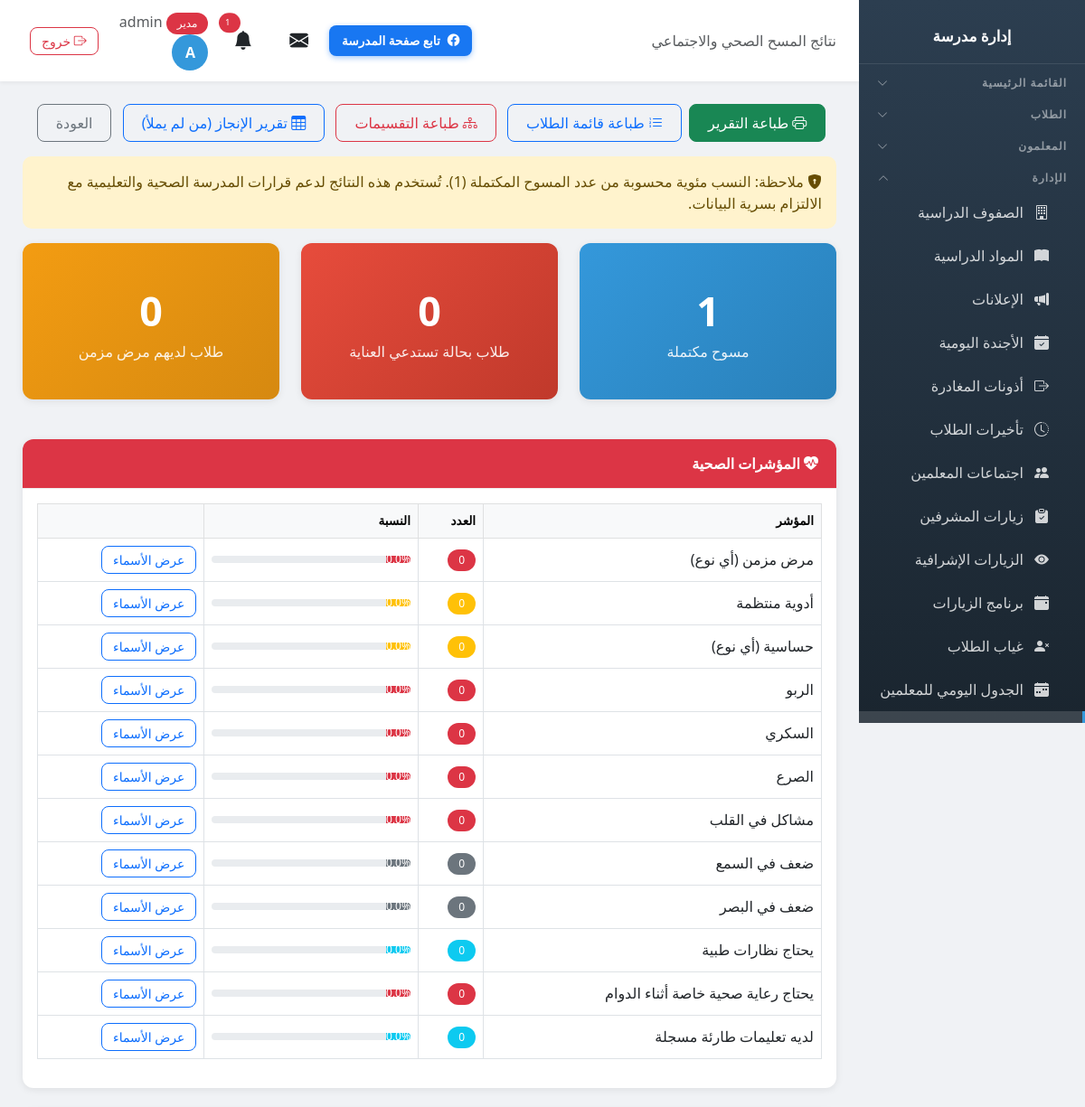
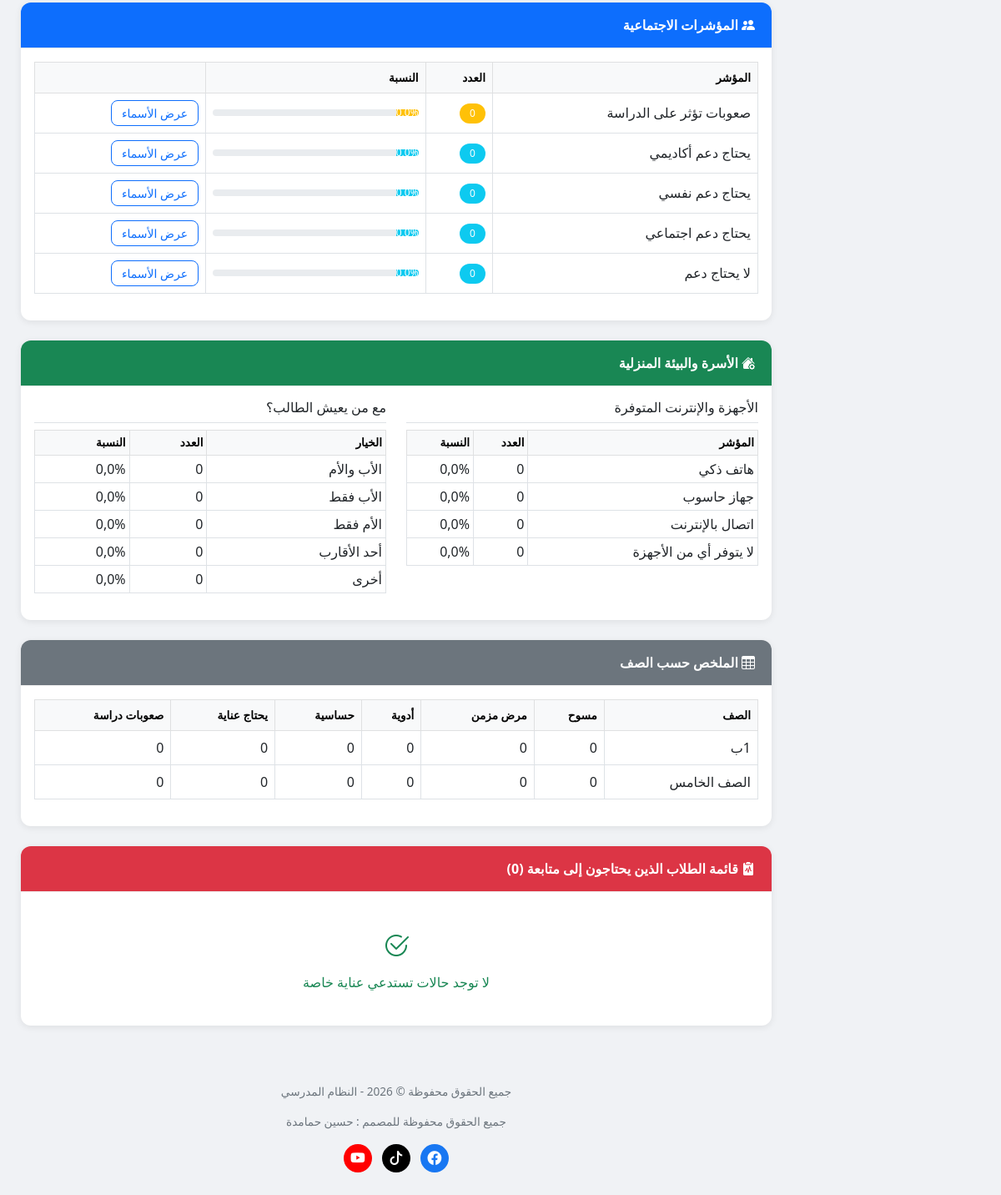
The page /survey/stats/ (signed in) on the database as committed earlier (2 pictures, top to bottom).
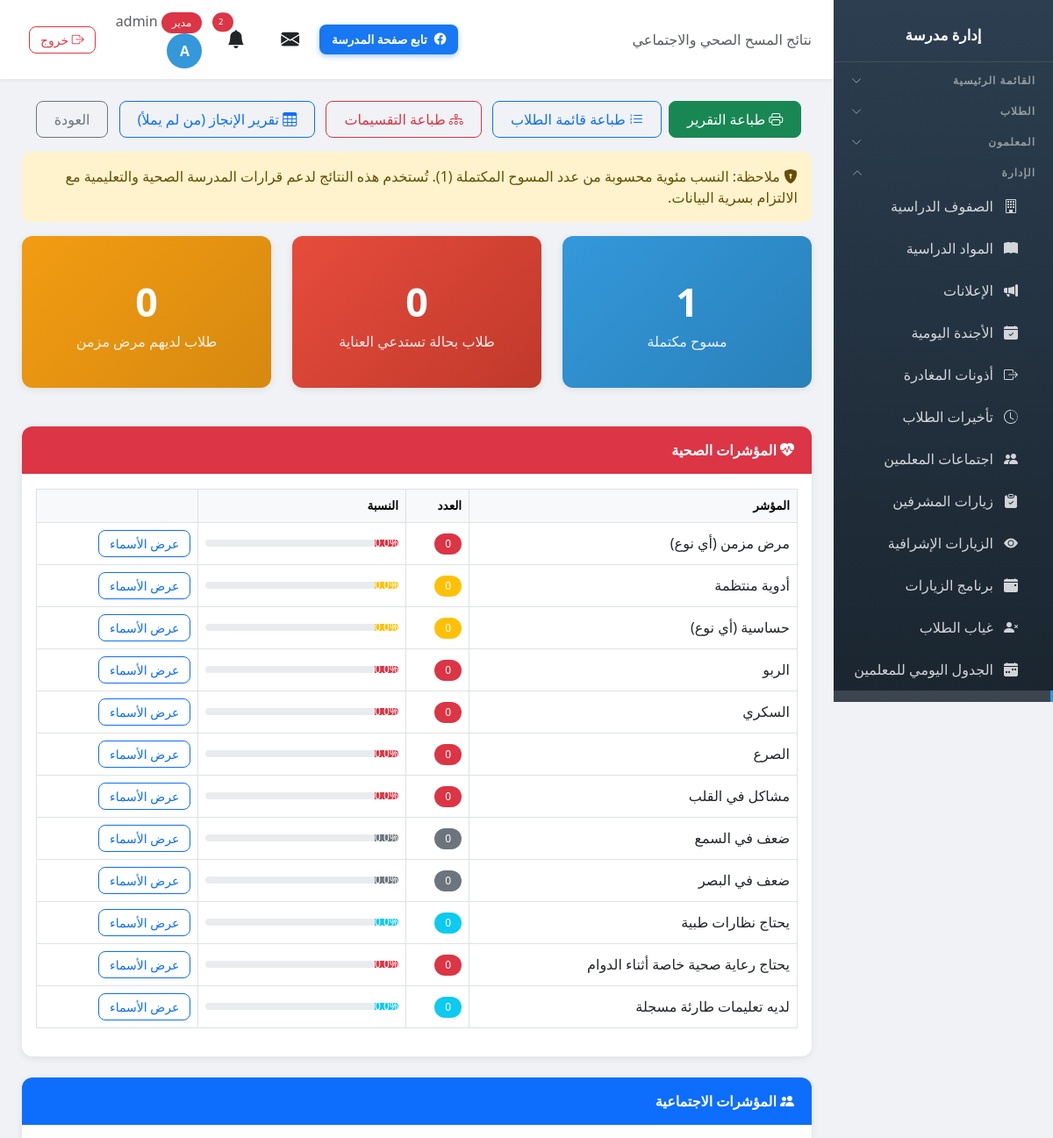
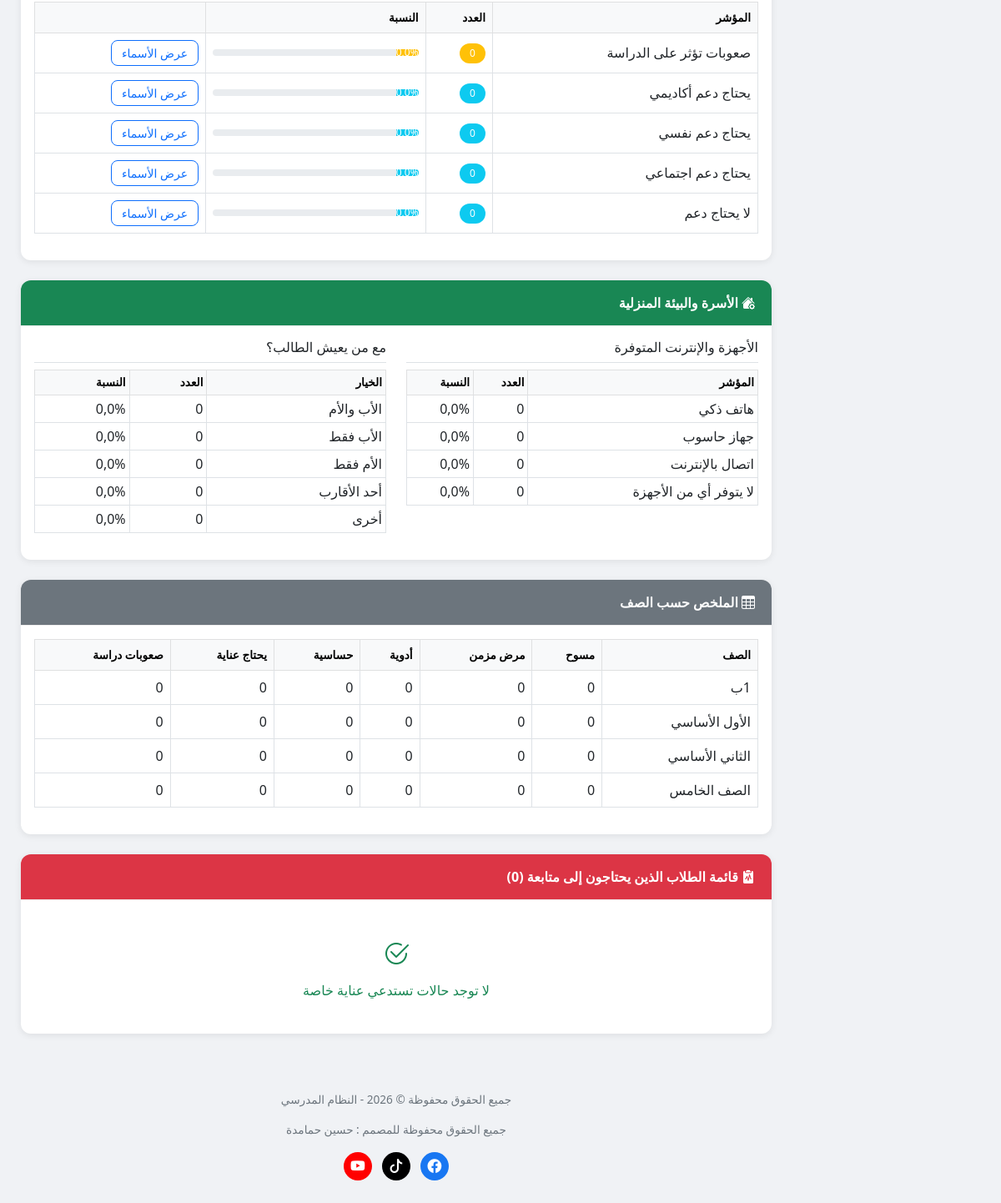
The same page on the database as committed later (2 pictures, top to bottom).
### school/models.py (models this page shows, shortened)
class Class(models.Model):
    name = models.CharField('اسم الصف', max_length=100, unique=True)
    guardian = models.OneToOneField('Teacher', on_delete=models.SET_NULL, null=True, blank=True, related_name='guardian_class', verbose_name='مربي الصف')
    class Meta:
        verbose_name = 'صف'
        verbose_name_plural = 'الصفوف'

### school/views.py (the view)
# urls.py: path('survey/stats/', views.survey_stats, name='survey_stats'),
@login_required
def survey_stats(request):
    if not has_perm(request.user, 'survey', 'view'):
        messages.error(request, 'ليس لديك صلاحية')
        return redirect('dashboard')
    data = build_survey_stats_data()
    return render(request, 'school/survey_stats.html', data)

### school/models.py (called while the page is built, shortened)
def has_perm(user, module, action):
    if user.profile.role == 'admin':
        return True

### school/services.py (called while the page is built, shortened)
def send_visit_reminders():
    try:
        tomorrow = date.today() + timedelta(days=1)
        due = VisitProgram.objects.filter(visit_date=tomorrow, reminder_sent=False).select_related('teacher')
        if not due.exists():
            return
    except Exception as e:
        logger.error(f'خطأ في إرسال تذكيرات الزيارات: {e}')

### templates/school/survey_stats.html (shortened to what the changed rows need)
{% extends 'school/base.html' %}
{% block content %}
<div class="card mb-4">
    <div class="card-body">
        <div class="table-responsive">
            <table class="table table-bordered table-hover align-middle">
                <thead class="table-light">
                    <tr>
                        <th>المؤشر</th>
                        <th>العدد</th>
                        <th>النسبة</th>
                        <th></th>
                    </tr>
                </thead>
                <tbody>
                    {% for r in health_rows %}
                    <tr>
                        <td>{{ r.label }}</td>
                        <td>
                            <span class="badge bg-{{ r.color }}">{{ r.count }}</span>
                        </td>
                        <td>
                            <div class="progress" style="min-width: 140px;">
                                <div class="progress-bar bg-{{ r.color }}" style="width: {{ r.pct }}%">{{ r.pct }}%</div>
                            </div>
                        </td>
                        <td class="no-print">
                            <button class="btn btn-sm btn-outline-primary" onclick="toggleNames('names-h{{ forloop.counter }}', this)">عرض الأسماء</button>
                        </td>
                    </tr>
                    {% endfor %}
                </tbody>
            </table>
        </div>
    </div>
</div>
<div class="card mb-4">
    <div class="card-body">
        <div class="table-responsive">
            <table class="table table-bordered table-hover align-middle">
                <thead class="table-light">
                    <tr>
                        <th>المؤشر</th>
                        <th>العدد</th>
                        <th>النسبة</th>
                        <th></th>
                    </tr>
                </thead>
                <tbody>
                    {% for r in social_rows %}
                    <tr>
                        <td>{{ r.label }}</td>
                        <td><span class="badge bg-warning">{{ r.count }}</span></td>
                        <td>
                            <div class="progress" style="min-width: 140px;">
                                <div class="progress-bar bg-warning" style="width: {{ r.pct }}%">{{ r.pct }}%</div>
                            </div>
                        </td>
                        <td class="no-print">
                            <button class="btn btn-sm btn-outline-primary" onclick="toggleNames('names-s{{ forloop.counter }}', this)">عرض الأسماء</button>
                        </td>
                    </tr>
                    {% endfor %}
                    {% for r in supports %}
                    <tr>
                        <td>{{ r.label }}</td>
                        <td><span class="badge bg-info">{{ r.count }}</span></td>
                        <td>
                            <div class="progress" style="min-width: 140px;">
                                <div class="progress-bar bg-info" style="width: {{ r.pct }}%">{{ r.pct }}%</div>
                            </div>
                        </td>
                        <td class="no-print">
                            <button class="btn btn-sm btn-outline-primary" onclick="toggleNames('names-su{{ forloop.counter }}', this)">عرض الأسماء</button>
                        </td>
                    </tr>
                    {% endfor %}
                </tbody>
            </table>
        </div>
    </div>
</div>
<div class="card mb-4">
    <div class="card-body">
        <div class="row">
            <div class="col-md-6">
                <table class="table table-sm table-bordered">
                    <thead class="table-light"><tr><th>المؤشر</th><th>العدد</th><th>النسبة</th></tr></thead>
                    <tbody>
                        {% for r in device_rows %}
                        <tr><td>{{ r.label }}</td><td>{{ r.count }}</td><td>{{ r.pct }}%</td></tr>
                        {% endfor %}
                    </tbody>
                </table>
            </div>
            <div class="col-md-6">
                <table class="table table-sm table-bordered">
                    <thead class="table-light"><tr><th>الخيار</th><th>العدد</th><th>النسبة</th></tr></thead>
                    <tbody>
                        {% for r in living_rows %}
                        <tr><td>{{ r.label }}</td><td>{{ r.count }}</td><td>{{ r.pct }}%</td></tr>
                        {% endfor %}
                    </tbody>
                </table>
            </div>
        </div>
    </div>
</div>
<div class="card mb-4">
    <div class="card-body">
        <div class="table-responsive">
            <table class="table table-bordered table-hover align-middle">
                <thead class="table-light">
                    <tr>
                        <th>الصف</th>
                        <th>مسوح</th>
                        <th>مرض مزمن</th>
                        <th>أدوية</th>
                        <th>حساسية</th>
                        <th>يحتاج عناية</th>
                        <th>صعوبات دراسة</th>
                    </tr>
                </thead>
                <tbody>
                    {% for c in class_stats %}
                    <tr>
                        <td>{{ c.class.name }}</td>
                        <td>{{ c.done }}</td>
                        <td>{% if c.chronic %}<span class="badge bg-danger">{{ c.chronic }}</span>{% else %}0{% endif %}</td>
                        <td>{% if c.meds %}<span class="badge bg-warning">{{ c.meds }}</span>{% else %}0{% endif %}</td>
                        <td>{% if c.allergy %}<span class="badge bg-warning">{{ c.allergy }}</span>{% else %}0{% endif %}</td>
                        <td>{% if c.conditions %}<span class="badge bg-danger">{{ c.conditions }}</span>{% else %}0{% endif %}</td>
                        <td>{% if c.study_diff %}<span class="badge bg-warning">{{ c.study_diff }}</span>{% else %}0{% endif %}</td>
                    </tr>
                    {% empty %}
                    <tr><td colspan="7" class="text-center text-muted py-4">لا توجد مسوح</td></tr>
                    {% endfor %}
                </tbody>
            </table>
        </div>
    </div>
</div>
{% endblock %}

### templates/school/base.html (shortened to what the changed rows need)
<!DOCTYPE html>
<html lang="ar" dir="rtl">
<head>
    <link href="https://cdn.jsdelivr.net/npm/bootstrap@5.3.0/dist/css/bootstrap.min.css" rel="stylesheet">
    <link href="https://cdn.jsdelivr.net/npm/bootstrap@5.3.0/dist/css/bootstrap.rtl.min.css" rel="stylesheet">
    <link rel="stylesheet" href="https://cdn.jsdelivr.net/npm/bootstrap-icons@1.11.0/font/bootstrap-icons.css">
    <link href="https://cdn.jsdelivr.net/npm/select2@4.1.0-rc.0/dist/css/select2.min.css" rel="stylesheet" />
    <link href="https://cdn.jsdelivr.net/npm/select2-bootstrap-5-theme@1.3.0/dist/select2-bootstrap-5-theme.rtl.min.css" rel="stylesheet" />
    <link rel="stylesheet" href="https://unpkg.com/leaflet@1.9.4/dist/leaflet.css" />
</head>
<body>
    {% if user.is_authenticated %}
    <div class="main-content">
        <div class="top-bar">
            <div style="display:flex; align-items:center; gap:10px;">
                <div class="user-info">
                <div class="dropdown d-inline-block mx-2" id="notificationBell">
                    <button class="btn btn-link text-reset position-relative p-1" type="button" data-bs-toggle="dropdown" aria-expanded="false" style="font-size: 1.3rem;">
                        <i class="bi bi-bell-fill"></i>
                        {% if unread_notifications_count > 0 %}
                        <span class="position-absolute top-0 start-100 translate-middle badge rounded-pill bg-danger" style="font-size: 0.6rem;">
                            {{ unread_notifications_count }}
                        </span>
                        {% endif %}
                    </button>
                </div>
                </div>
                </div>
            </div>
        <div class="page-content">
            {% block content %}{% endblock %}
        </div>
    </div>
    {% endif %}
</body>
</html>

Rows that differ between the two databases and show on the page:
added Class: class.name "الأول الأساسي", done "0"
added Class: class.name "الثاني الأساسي", done "0"
Other text that changed with them:
{{ unread_notifications_count }}: "1" → "2"
